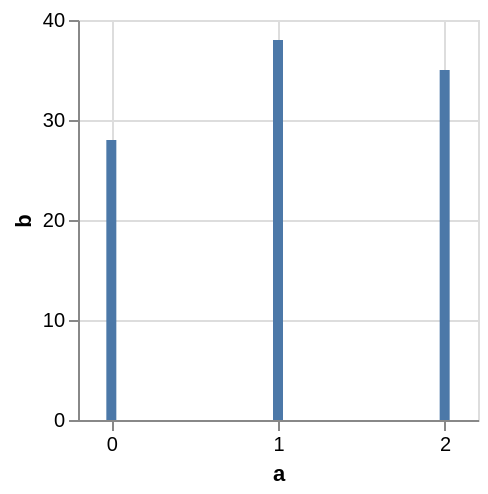

Vega-Lite specification for this chart:
### Vega specification from a JSON file in a GitHub repository (floating-point values rounded to 4 significant figures)
{"$schema": "https://vega.github.io/schema/vega/v5.json", "description": "A simple bar chart with integer axis.", "background": "white", "padding": 5, "width": 200, "height": 200, "style": "cell", "data": [{"name": "source_0", "values": [{"a": 0, "b": 28}, {"a": 1, "b": 38}, {"a": 2, "b": 35}]}, {"name": "data_0", "source": "source_0", "transform": [{"type": "stack", "groupby": ["a"], "field": "b", "sort": {"field": [], "order": []}, "as": ["b_start", "b_end"], "offset": "zero"}, {"type": "filter", "expr": "isValid(datum[\"a\"]) && isFinite(+datum[\"a\"]) && isValid(datum[\"b\"]) && isFinite(+datum[\"b\"])"}]}], "marks": [{"name": "marks", "type": "rect", "style": ["bar"], "from": {"data": "data_0"}, "encode": {"update": {"fill": {"value": "#4c78a8"}, "ariaRoleDescription": {"value": "bar"}, "description": {"signal": "\"a: \" + (format(datum[\"a\"], \"d\")) + \"; b: \" + (format(datum[\"b\"], \"\"))"}, "xc": {"scale": "x", "field": "a"}, "width": {"value": 5}, "y": {"scale": "y", "field": "b_end"}, "y2": {"scale": "y", "field": "b_start"}}}}], "scales": [{"name": "x", "type": "linear", "domain": {"data": "data_0", "field": "a"}, "range": [0, {"signal": "width"}], "nice": true, "zero": false, "padding": 5}, {"name": "y", "type": "linear", "domain": {"data": "data_0", "fields": ["b_start", "b_end"]}, "range": [{"signal": "height"}, 0], "nice": true, "zero": true}], "axes": [{"scale": "x", "orient": "bottom", "gridScale": "y", "grid": true, "tickCount": {"signal": "min(ceil(width/40), abs(domain('x')[1] - domain('x')[0]))"}, "domain": false, "labels": false, "aria": false, "maxExtent": 0, "minExtent": 0, "ticks": false, "zindex": 0}, {"scale": "y", "orient": "left", "gridScale": "x", "grid": true, "tickCount": {"signal": "ceil(height/40)"}, "domain": false, "labels": false, "aria": false, "maxExtent": 0, "minExtent": 0, "ticks": false, "zindex": 0}, {"scale": "x", "orient": "bottom", "grid": false, "title": "a", "format": "d", "labelFlush": true, "labelOverlap": true, "tickCount": {"signal": "min(ceil(width/40), abs(domain('x')[1] - domain('x')[0]))"}, "zindex": 0}, {"scale": "y", "orient": "left", "grid": false, "title": "b", "labelOverlap": true, "tickCount": {"signal": "ceil(height/40)"}, "zindex": 0}]}
